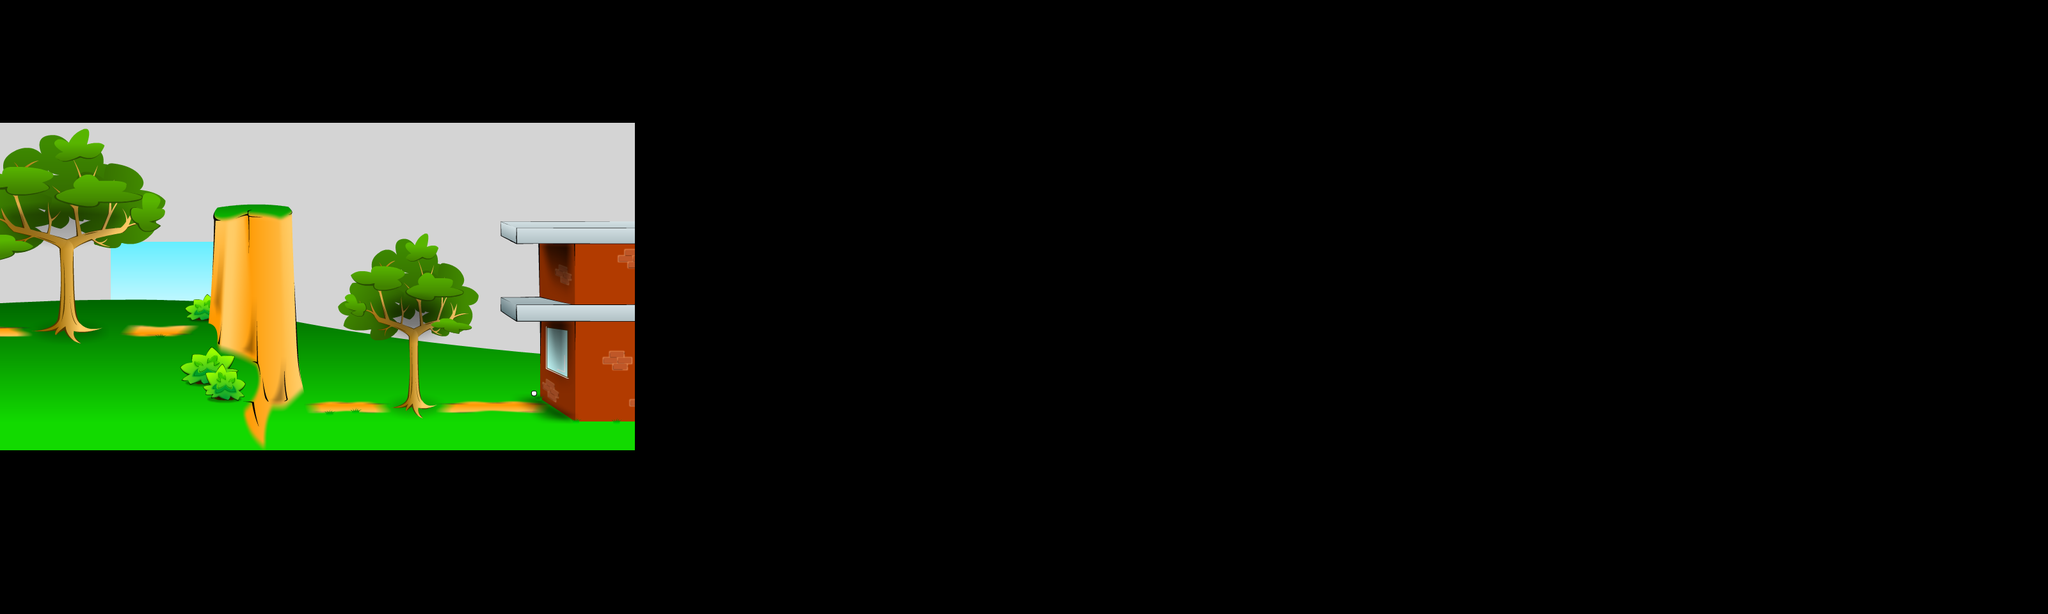

A 2D game scene composited from a Tiled map and its tileset images. What follows is a short description and the map's XML, with each tile layer's data collapsed to a summary:
An orthogonal 100x30 tile map with 32x32 px tiles, 1 tile layer (Background) and 3 objects.

<map version="1.0" orientation="orthogonal" width="100" height="30" tilewidth="32" tileheight="32">
 <tileset firstgid="1" name="gecko" tilewidth="32" tileheight="32">
  <image source="../Dropbox/CompSci 408 Materials/Content/Mazes/Practice Modules/Gecko Feet/Map of Gecko Feet Pm.png" width="1179" height="528" />
 </tileset>
 <layer name="Background" width="100" height="30">
  <data>[3000 cells, 496 non-empty, 496 distinct tile ids]</data>
 </layer>
 <objectgroup name="Collisions" width="100" height="30">
  <object x="3" y="530" width="342" height="35" />
  <object x="346" y="351" width="96" height="296" />
  <object x="447" y="653" width="427" height="21" />
 </objectgroup>
</map>